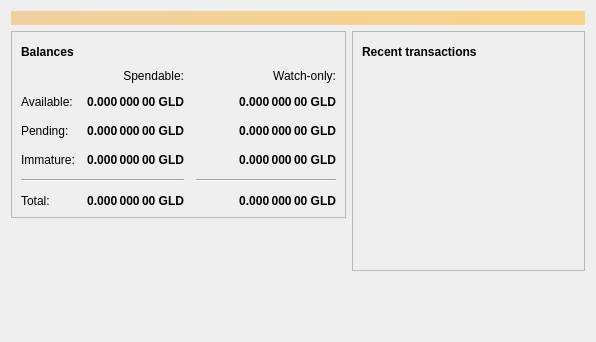
<?xml version="1.0" encoding="UTF-8"?>
<ui version="4.0">
 <class>OverviewPage</class>
 <widget class="QWidget" name="OverviewPage">
  <property name="geometry">
   <rect>
    <x>0</x>
    <y>0</y>
    <width>596</width>
    <height>342</height>
   </rect>
  </property>
  <property name="windowTitle">
   <string>Form</string>
  </property>
  <layout class="QVBoxLayout" name="topLayout">
   <item>
    <widget class="QLabel" name="labelAlerts">
     <property name="visible">
      <bool>false</bool>
     </property>
     <property name="styleSheet">
      <string notr="true">QLabel { background-color: qlineargradient(x1: 0, y1: 0, x2: 1, y2: 0, stop:0 #F0D0A0, stop:1 #F8D488); color:#000000; }</string>
     </property>
     <property name="wordWrap">
      <bool>true</bool>
     </property>
     <property name="margin">
      <number>3</number>
     </property>
     <property name="textInteractionFlags">
      <set>Qt::TextSelectableByMouse</set>
     </property>
    </widget>
   </item>
   <item>
    <layout class="QHBoxLayout" name="horizontalLayout" stretch="1,1">
     <item>
      <layout class="QVBoxLayout" name="verticalLayout_2">
       <item>
        <widget class="QFrame" name="frame">
         <property name="frameShape">
          <enum>QFrame::StyledPanel</enum>
         </property>
         <property name="frameShadow">
          <enum>QFrame::Raised</enum>
         </property>
         <layout class="QVBoxLayout" name="verticalLayout_4">
          <item>
           <layout class="QHBoxLayout" name="horizontalLayout_4">
            <item>
             <widget class="QLabel" name="label_5">
              <property name="font">
               <font>
                <weight>75</weight>
                <bold>true</bold>
               </font>
              </property>
              <property name="text">
               <string>Balances</string>
              </property>
             </widget>
            </item>
            <item>
             <widget class="QPushButton" name="labelWalletStatus">
              <property name="enabled">
               <bool>true</bool>
              </property>
              <property name="maximumSize">
               <size>
                <width>30</width>
                <height>16777215</height>
               </size>
              </property>
              <property name="toolTip">
               <string>The displayed information may be out of date. Your wallet automatically synchronizes with the Goldcoin network after a connection is established, but this process has not completed yet.</string>
              </property>
              <property name="text">
               <string/>
              </property>
              <property name="icon">
               <iconset resource="../bitcoin.qrc">
                <normaloff>:/icons/warning</normaloff>
                <disabledoff>:/icons/warning</disabledoff>:/icons/warning</iconset>
              </property>
              <property name="iconSize">
               <size>
                <width>24</width>
                <height>24</height>
               </size>
              </property>
              <property name="flat">
               <bool>true</bool>
              </property>
             </widget>
            </item>
            <item>
             <spacer name="horizontalSpacer_3">
              <property name="orientation">
               <enum>Qt::Horizontal</enum>
              </property>
              <property name="sizeHint" stdset="0">
               <size>
                <width>40</width>
                <height>20</height>
               </size>
              </property>
             </spacer>
            </item>
           </layout>
          </item>
          <item>
           <layout class="QGridLayout" name="gridLayout">
            <property name="spacing">
             <number>12</number>
            </property>
            <item row="2" column="2">
             <widget class="QLabel" name="labelWatchPending">
              <property name="font">
               <font>
                <weight>75</weight>
                <bold>true</bold>
               </font>
              </property>
              <property name="cursor">
               <cursorShape>IBeamCursor</cursorShape>
              </property>
              <property name="toolTip">
               <string>Unconfirmed transactions to watch-only addresses</string>
              </property>
              <property name="text">
               <string notr="true">0.000 000 00 GLD</string>
              </property>
              <property name="alignment">
               <set>Qt::AlignRight|Qt::AlignTrailing|Qt::AlignVCenter</set>
              </property>
              <property name="textInteractionFlags">
               <set>Qt::LinksAccessibleByMouse|Qt::TextSelectableByKeyboard|Qt::TextSelectableByMouse</set>
              </property>
             </widget>
            </item>
            <item row="2" column="1">
             <widget class="QLabel" name="labelUnconfirmed">
              <property name="font">
               <font>
                <weight>75</weight>
                <bold>true</bold>
               </font>
              </property>
              <property name="cursor">
               <cursorShape>IBeamCursor</cursorShape>
              </property>
              <property name="toolTip">
               <string>Total of transactions that have yet to be confirmed, and do not yet count toward the spendable balance</string>
              </property>
              <property name="text">
               <string notr="true">0.000 000 00 GLD</string>
              </property>
              <property name="alignment">
               <set>Qt::AlignRight|Qt::AlignTrailing|Qt::AlignVCenter</set>
              </property>
              <property name="textInteractionFlags">
               <set>Qt::LinksAccessibleByMouse|Qt::TextSelectableByKeyboard|Qt::TextSelectableByMouse</set>
              </property>
             </widget>
            </item>
            <item row="3" column="2">
             <widget class="QLabel" name="labelWatchImmature">
              <property name="font">
               <font>
                <weight>75</weight>
                <bold>true</bold>
               </font>
              </property>
              <property name="cursor">
               <cursorShape>IBeamCursor</cursorShape>
              </property>
              <property name="toolTip">
               <string>Mined balance in watch-only addresses that has not yet matured</string>
              </property>
              <property name="text">
               <string notr="true">0.000 000 00 GLD</string>
              </property>
              <property name="alignment">
               <set>Qt::AlignRight|Qt::AlignTrailing|Qt::AlignVCenter</set>
              </property>
              <property name="textInteractionFlags">
               <set>Qt::LinksAccessibleByMouse|Qt::TextSelectableByKeyboard|Qt::TextSelectableByMouse</set>
              </property>
             </widget>
            </item>
            <item row="4" column="0" colspan="2">
             <widget class="Line" name="line">
              <property name="orientation">
               <enum>Qt::Horizontal</enum>
              </property>
             </widget>
            </item>
            <item row="4" column="2">
             <widget class="Line" name="lineWatchBalance">
              <property name="sizePolicy">
               <sizepolicy hsizetype="Preferred" vsizetype="Fixed">
                <horstretch>0</horstretch>
                <verstretch>0</verstretch>
               </sizepolicy>
              </property>
              <property name="minimumSize">
               <size>
                <width>140</width>
                <height>0</height>
               </size>
              </property>
              <property name="orientation">
               <enum>Qt::Horizontal</enum>
              </property>
             </widget>
            </item>
            <item row="5" column="0">
             <widget class="QLabel" name="labelTotalText">
              <property name="text">
               <string>Total:</string>
              </property>
             </widget>
            </item>
            <item row="3" column="1">
             <widget class="QLabel" name="labelImmature">
              <property name="font">
               <font>
                <weight>75</weight>
                <bold>true</bold>
               </font>
              </property>
              <property name="cursor">
               <cursorShape>IBeamCursor</cursorShape>
              </property>
              <property name="toolTip">
               <string>Mined balance that has not yet matured</string>
              </property>
              <property name="text">
               <string notr="true">0.000 000 00 GLD</string>
              </property>
              <property name="alignment">
               <set>Qt::AlignRight|Qt::AlignTrailing|Qt::AlignVCenter</set>
              </property>
              <property name="textInteractionFlags">
               <set>Qt::LinksAccessibleByMouse|Qt::TextSelectableByKeyboard|Qt::TextSelectableByMouse</set>
              </property>
             </widget>
            </item>
            <item row="2" column="3">
             <spacer name="horizontalSpacer_2">
              <property name="orientation">
               <enum>Qt::Horizontal</enum>
              </property>
              <property name="sizeHint" stdset="0">
               <size>
                <width>40</width>
                <height>20</height>
               </size>
              </property>
             </spacer>
            </item>
            <item row="3" column="0">
             <widget class="QLabel" name="labelImmatureText">
              <property name="text">
               <string>Immature:</string>
              </property>
             </widget>
            </item>
            <item row="5" column="1">
             <widget class="QLabel" name="labelTotal">
              <property name="font">
               <font>
                <weight>75</weight>
                <bold>true</bold>
               </font>
              </property>
              <property name="cursor">
               <cursorShape>IBeamCursor</cursorShape>
              </property>
              <property name="toolTip">
               <string>Your current total balance</string>
              </property>
              <property name="text">
               <string notr="true">0.000 000 00 GLD</string>
              </property>
              <property name="alignment">
               <set>Qt::AlignRight|Qt::AlignTrailing|Qt::AlignVCenter</set>
              </property>
              <property name="textInteractionFlags">
               <set>Qt::LinksAccessibleByMouse|Qt::TextSelectableByKeyboard|Qt::TextSelectableByMouse</set>
              </property>
             </widget>
            </item>
            <item row="5" column="2">
             <widget class="QLabel" name="labelWatchTotal">
              <property name="font">
               <font>
                <weight>75</weight>
                <bold>true</bold>
               </font>
              </property>
              <property name="cursor">
               <cursorShape>IBeamCursor</cursorShape>
              </property>
              <property name="toolTip">
               <string>Current total balance in watch-only addresses</string>
              </property>
              <property name="text">
               <string notr="true">0.000 000 00 GLD</string>
              </property>
              <property name="alignment">
               <set>Qt::AlignRight|Qt::AlignTrailing|Qt::AlignVCenter</set>
              </property>
              <property name="textInteractionFlags">
               <set>Qt::LinksAccessibleByMouse|Qt::TextSelectableByKeyboard|Qt::TextSelectableByMouse</set>
              </property>
             </widget>
            </item>
            <item row="0" column="2">
             <widget class="QLabel" name="labelWatchonly">
              <property name="text">
               <string>Watch-only:</string>
              </property>
              <property name="alignment">
               <set>Qt::AlignRight|Qt::AlignTrailing|Qt::AlignVCenter</set>
              </property>
             </widget>
            </item>
            <item row="1" column="0">
             <widget class="QLabel" name="labelBalanceText">
              <property name="text">
               <string>Available:</string>
              </property>
             </widget>
            </item>
            <item row="1" column="1">
             <widget class="QLabel" name="labelBalance">
              <property name="font">
               <font>
                <weight>75</weight>
                <bold>true</bold>
               </font>
              </property>
              <property name="cursor">
               <cursorShape>IBeamCursor</cursorShape>
              </property>
              <property name="toolTip">
               <string>Your current spendable balance</string>
              </property>
              <property name="text">
               <string notr="true">0.000 000 00 GLD</string>
              </property>
              <property name="alignment">
               <set>Qt::AlignRight|Qt::AlignTrailing|Qt::AlignVCenter</set>
              </property>
              <property name="textInteractionFlags">
               <set>Qt::LinksAccessibleByMouse|Qt::TextSelectableByKeyboard|Qt::TextSelectableByMouse</set>
              </property>
             </widget>
            </item>
            <item row="1" column="2">
             <widget class="QLabel" name="labelWatchAvailable">
              <property name="font">
               <font>
                <weight>75</weight>
                <bold>true</bold>
               </font>
              </property>
              <property name="cursor">
               <cursorShape>IBeamCursor</cursorShape>
              </property>
              <property name="toolTip">
               <string>Your current balance in watch-only addresses</string>
              </property>
              <property name="text">
               <string notr="true">0.000 000 00 GLD</string>
              </property>
              <property name="alignment">
               <set>Qt::AlignRight|Qt::AlignTrailing|Qt::AlignVCenter</set>
              </property>
              <property name="textInteractionFlags">
               <set>Qt::LinksAccessibleByMouse|Qt::TextSelectableByKeyboard|Qt::TextSelectableByMouse</set>
              </property>
             </widget>
            </item>
            <item row="2" column="0">
             <widget class="QLabel" name="labelPendingText">
              <property name="text">
               <string>Pending:</string>
              </property>
             </widget>
            </item>
            <item row="0" column="1">
             <widget class="QLabel" name="labelSpendable">
              <property name="text">
               <string>Spendable:</string>
              </property>
              <property name="alignment">
               <set>Qt::AlignRight|Qt::AlignTrailing|Qt::AlignVCenter</set>
              </property>
             </widget>
            </item>
           </layout>
          </item>
         </layout>
        </widget>
       </item>
       <item>
        <spacer name="verticalSpacer">
         <property name="orientation">
          <enum>Qt::Vertical</enum>
         </property>
         <property name="sizeHint" stdset="0">
          <size>
           <width>20</width>
           <height>40</height>
          </size>
         </property>
        </spacer>
       </item>
      </layout>
     </item>
     <item>
      <layout class="QVBoxLayout" name="verticalLayout_3">
       <item>
        <widget class="QFrame" name="frame_2">
         <property name="frameShape">
          <enum>QFrame::StyledPanel</enum>
         </property>
         <property name="frameShadow">
          <enum>QFrame::Raised</enum>
         </property>
         <layout class="QVBoxLayout" name="verticalLayout">
          <item>
           <layout class="QHBoxLayout" name="horizontalLayout_2">
            <item>
             <widget class="QLabel" name="label_4">
              <property name="font">
               <font>
                <weight>75</weight>
                <bold>true</bold>
               </font>
              </property>
              <property name="text">
               <string>Recent transactions</string>
              </property>
             </widget>
            </item>
            <item>
             <widget class="QPushButton" name="labelTransactionsStatus">
              <property name="enabled">
               <bool>true</bool>
              </property>
              <property name="maximumSize">
               <size>
                <width>30</width>
                <height>16777215</height>
               </size>
              </property>
              <property name="toolTip">
               <string>The displayed information may be out of date. Your wallet automatically synchronizes with the Goldcoin network after a connection is established, but this process has not completed yet.</string>
              </property>
              <property name="text">
               <string/>
              </property>
              <property name="icon">
               <iconset resource="../bitcoin.qrc">
                <normaloff>:/icons/warning</normaloff>
                <disabledoff>:/icons/warning</disabledoff>:/icons/warning</iconset>
              </property>
              <property name="iconSize">
               <size>
                <width>24</width>
                <height>24</height>
               </size>
              </property>
              <property name="flat">
               <bool>true</bool>
              </property>
             </widget>
            </item>
            <item>
             <spacer name="horizontalSpacer">
              <property name="orientation">
               <enum>Qt::Horizontal</enum>
              </property>
              <property name="sizeHint" stdset="0">
               <size>
                <width>40</width>
                <height>20</height>
               </size>
              </property>
             </spacer>
            </item>
           </layout>
          </item>
          <item>
           <widget class="QListView" name="listTransactions">
            <property name="styleSheet">
             <string notr="true">QListView { background: transparent; }</string>
            </property>
            <property name="frameShape">
             <enum>QFrame::NoFrame</enum>
            </property>
            <property name="verticalScrollBarPolicy">
             <enum>Qt::ScrollBarAlwaysOff</enum>
            </property>
            <property name="horizontalScrollBarPolicy">
             <enum>Qt::ScrollBarAlwaysOff</enum>
            </property>
            <property name="selectionMode">
             <enum>QAbstractItemView::NoSelection</enum>
            </property>
           </widget>
          </item>
         </layout>
        </widget>
       </item>
       <item>
        <spacer name="verticalSpacer_2">
         <property name="orientation">
          <enum>Qt::Vertical</enum>
         </property>
         <property name="sizeHint" stdset="0">
          <size>
           <width>20</width>
           <height>40</height>
          </size>
         </property>
        </spacer>
       </item>
      </layout>
     </item>
    </layout>
   </item>
  </layout>
 </widget>
 <resources/>
 <connections/>
</ui>
